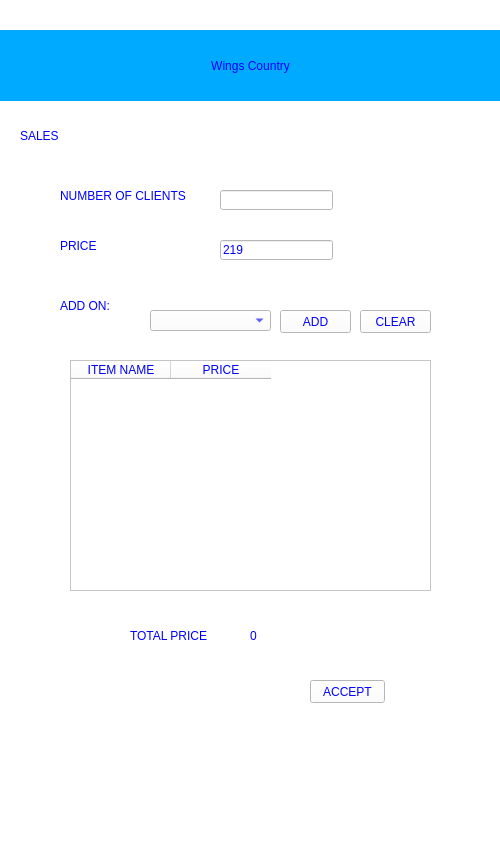
<?xml version="1.0" encoding="UTF-8"?>
<ui version="4.0">
 <class>sales</class>
 <widget class="QMainWindow" name="sales">
  <property name="geometry">
   <rect>
    <x>0</x>
    <y>0</y>
    <width>500</width>
    <height>866</height>
   </rect>
  </property>
  <property name="windowTitle">
   <string>SalesWindow</string>
  </property>
  <property name="styleSheet">
   <string notr="true">background-color: rgb(170, 255, 255);
background-color: rgb(255, 255, 255);
color: rgb(0, 0, 255);</string>
  </property>
  <widget class="QWidget" name="centralwidget">
   <widget class="QLabel" name="label">
    <property name="geometry">
     <rect>
      <x>0</x>
      <y>30</y>
      <width>501</width>
      <height>71</height>
     </rect>
    </property>
    <property name="layoutDirection">
     <enum>Qt::LeftToRight</enum>
    </property>
    <property name="styleSheet">
     <string notr="true">font:40pt &quot;Impact&quot;;
background-color: rgb(0, 0, 255);
color: rgb(170, 255, 255);

background-color: rgb(0, 170, 255);
color: rgb(0, 0, 255);
</string>
    </property>
    <property name="text">
     <string>Wings Country</string>
    </property>
    <property name="alignment">
     <set>Qt::AlignCenter</set>
    </property>
    <property name="wordWrap">
     <bool>false</bool>
    </property>
   </widget>
   <widget class="QLabel" name="label_2">
    <property name="geometry">
     <rect>
      <x>20</x>
      <y>110</y>
      <width>231</width>
      <height>51</height>
     </rect>
    </property>
    <property name="text">
     <string>SALES</string>
    </property>
   </widget>
   <widget class="QLineEdit" name="nbr_clients_txt">
    <property name="geometry">
     <rect>
      <x>220</x>
      <y>190</y>
      <width>113</width>
      <height>20</height>
     </rect>
    </property>
    <property name="styleSheet">
     <string notr="true">background-color: rgb(255, 255, 255);</string>
    </property>
   </widget>
   <widget class="QLabel" name="label_3">
    <property name="geometry">
     <rect>
      <x>60</x>
      <y>180</y>
      <width>151</width>
      <height>31</height>
     </rect>
    </property>
    <property name="text">
     <string>NUMBER OF CLIENTS</string>
    </property>
   </widget>
   <widget class="QLabel" name="label_4">
    <property name="geometry">
     <rect>
      <x>60</x>
      <y>230</y>
      <width>151</width>
      <height>31</height>
     </rect>
    </property>
    <property name="text">
     <string>PRICE</string>
    </property>
   </widget>
   <widget class="QLabel" name="label_5">
    <property name="geometry">
     <rect>
      <x>130</x>
      <y>620</y>
      <width>81</width>
      <height>31</height>
     </rect>
    </property>
    <property name="text">
     <string>TOTAL PRICE</string>
    </property>
   </widget>
   <widget class="QLabel" name="totaprice_label">
    <property name="geometry">
     <rect>
      <x>250</x>
      <y>620</y>
      <width>151</width>
      <height>31</height>
     </rect>
    </property>
    <property name="text">
     <string>0</string>
    </property>
   </widget>
   <widget class="QPushButton" name="accept_button">
    <property name="geometry">
     <rect>
      <x>310</x>
      <y>680</y>
      <width>75</width>
      <height>23</height>
     </rect>
    </property>
    <property name="styleSheet">
     <string notr="true">background-color: rgb(0, 0, 0);
background-color: rgb(255, 255, 255);</string>
    </property>
    <property name="text">
     <string>ACCEPT</string>
    </property>
   </widget>
   <widget class="QLineEdit" name="price_sales_txt">
    <property name="geometry">
     <rect>
      <x>220</x>
      <y>240</y>
      <width>113</width>
      <height>20</height>
     </rect>
    </property>
    <property name="styleSheet">
     <string notr="true">background-color: rgb(255, 255, 255);</string>
    </property>
    <property name="text">
     <string>219</string>
    </property>
   </widget>
   <widget class="QLabel" name="label_7">
    <property name="geometry">
     <rect>
      <x>60</x>
      <y>290</y>
      <width>61</width>
      <height>31</height>
     </rect>
    </property>
    <property name="text">
     <string>ADD ON:</string>
    </property>
   </widget>
   <widget class="QPushButton" name="addon_button">
    <property name="geometry">
     <rect>
      <x>280</x>
      <y>310</y>
      <width>71</width>
      <height>23</height>
     </rect>
    </property>
    <property name="styleSheet">
     <string notr="true">background-color: rgb(0, 0, 0);
background-color: rgb(255, 255, 255);</string>
    </property>
    <property name="text">
     <string>ADD</string>
    </property>
   </widget>
   <widget class="QComboBox" name="addon_listbox">
    <property name="geometry">
     <rect>
      <x>150</x>
      <y>310</y>
      <width>121</width>
      <height>21</height>
     </rect>
    </property>
    <property name="styleSheet">
     <string notr="true">background-color: rgb(255, 255, 255);</string>
    </property>
   </widget>
   <widget class="QTableWidget" name="addon_table">
    <property name="geometry">
     <rect>
      <x>70</x>
      <y>360</y>
      <width>361</width>
      <height>231</height>
     </rect>
    </property>
    <property name="styleSheet">
     <string notr="true">background-color: rgb(255, 255, 255);</string>
    </property>
    <column>
     <property name="text">
      <string>ITEM NAME</string>
     </property>
    </column>
    <column>
     <property name="text">
      <string>PRICE</string>
     </property>
    </column>
   </widget>
   <widget class="QPushButton" name="addon_button_2">
    <property name="geometry">
     <rect>
      <x>360</x>
      <y>310</y>
      <width>71</width>
      <height>23</height>
     </rect>
    </property>
    <property name="styleSheet">
     <string notr="true">background-color: rgb(0, 0, 0);
background-color: rgb(255, 255, 255);</string>
    </property>
    <property name="text">
     <string>CLEAR</string>
    </property>
   </widget>
  </widget>
 </widget>
 <resources/>
 <connections/>
</ui>
